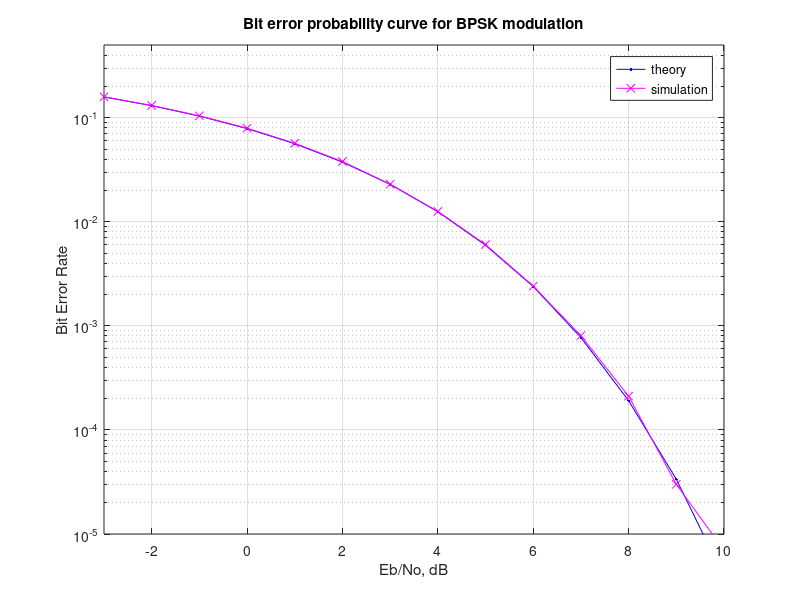

This figure's MATLAB source:
%%%%%%%%%%%%%%%%%%%%%%%%%%%%%%%%%%%%%%%%%%%%%
% % Script for simulating binary phase shift keyed transmission and
% reception and compare the simulated and theoretical bit error
% probability
% %%%%%%%%%%%%%%%%%%%%%%%%%%%%%%%%%%%%%%%%%%%%%%%%%%%%%%%%%%
clc;
clear all;
close all;


N = 10^6 % number of bits or symbols
rand('state',100); % initializing the rand() function
randn('state',200); % initializing the randn() function

% Transmitter
ip = rand(1,N)>0.5; % generating 0,1 with equal probability
s = 2*ip-1; % BPSK modulation 0 -> -1; 1 -> 1 
n = 1/sqrt(2)*[randn(1,N) + j*randn(1,N)]; % white gaussian noise, 0dB variance 
Eb_N0_dB = [-3:10]; % multiple Eb/N0 values

for ii = 1:length(Eb_N0_dB)
   % Noise addition
   y = s + 10^(-Eb_N0_dB(ii)/20)*n; % additive white gaussian noise

   % receiver - hard decision decoding
   ipHat = real(y)>0;

   % counting the errors
   nErr(ii) = size(find([ip- ipHat]),2);

end

simBer = nErr/N; % simulated ber
theoryBer = 0.5*erfc(sqrt(10.^(Eb_N0_dB/10))); % theoretical ber

% plot
close all
figure
semilogy(Eb_N0_dB,theoryBer,'b.-');
hold on
semilogy(Eb_N0_dB,simBer,'mx-');
axis([-3 10 10^-5 0.5])
grid on
legend('theory', 'simulation');
xlabel('Eb/No, dB');
ylabel('Bit Error Rate');
title('Bit error probability curve for BPSK modulation');


